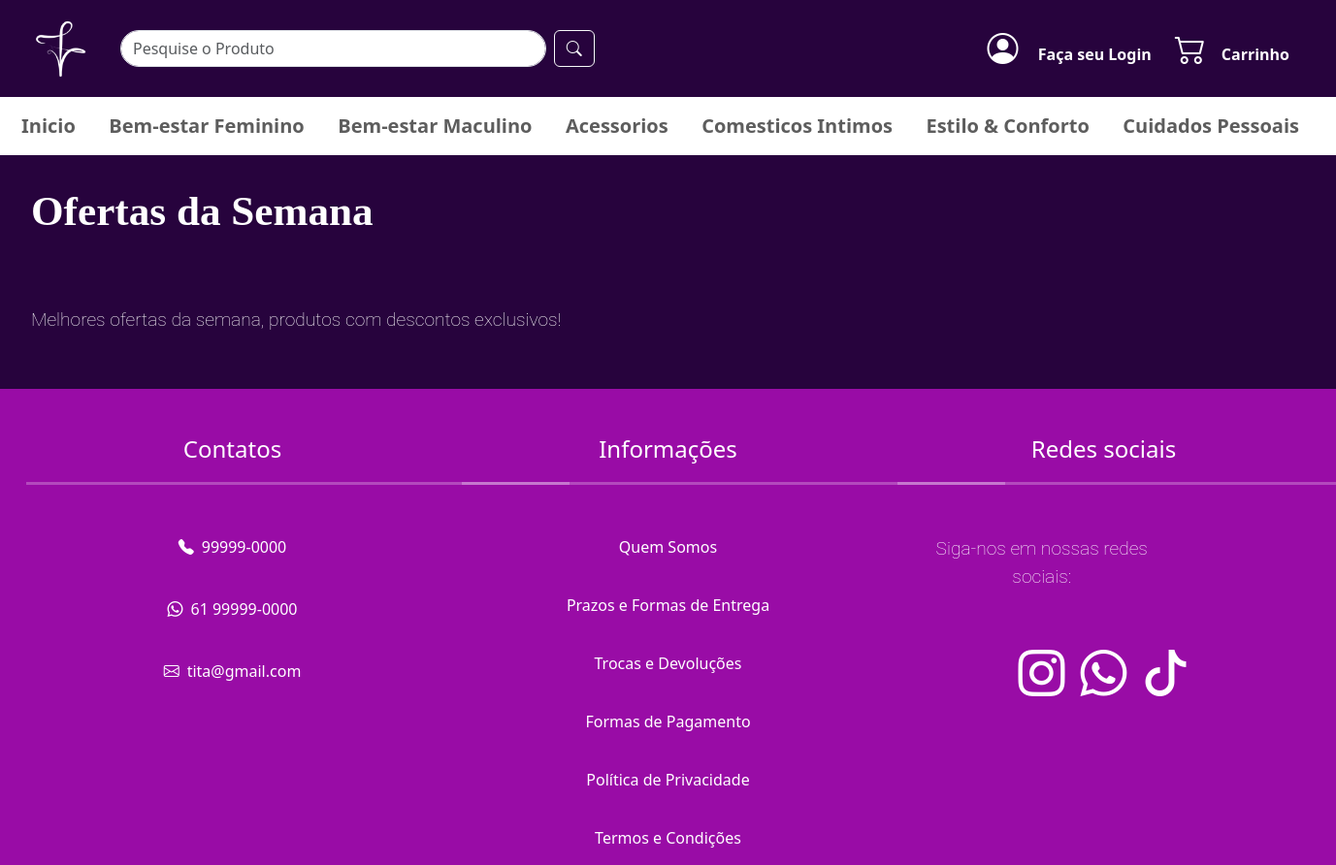
/categoria/ofertasdasemana/, run on an earlier commit of the app's database.
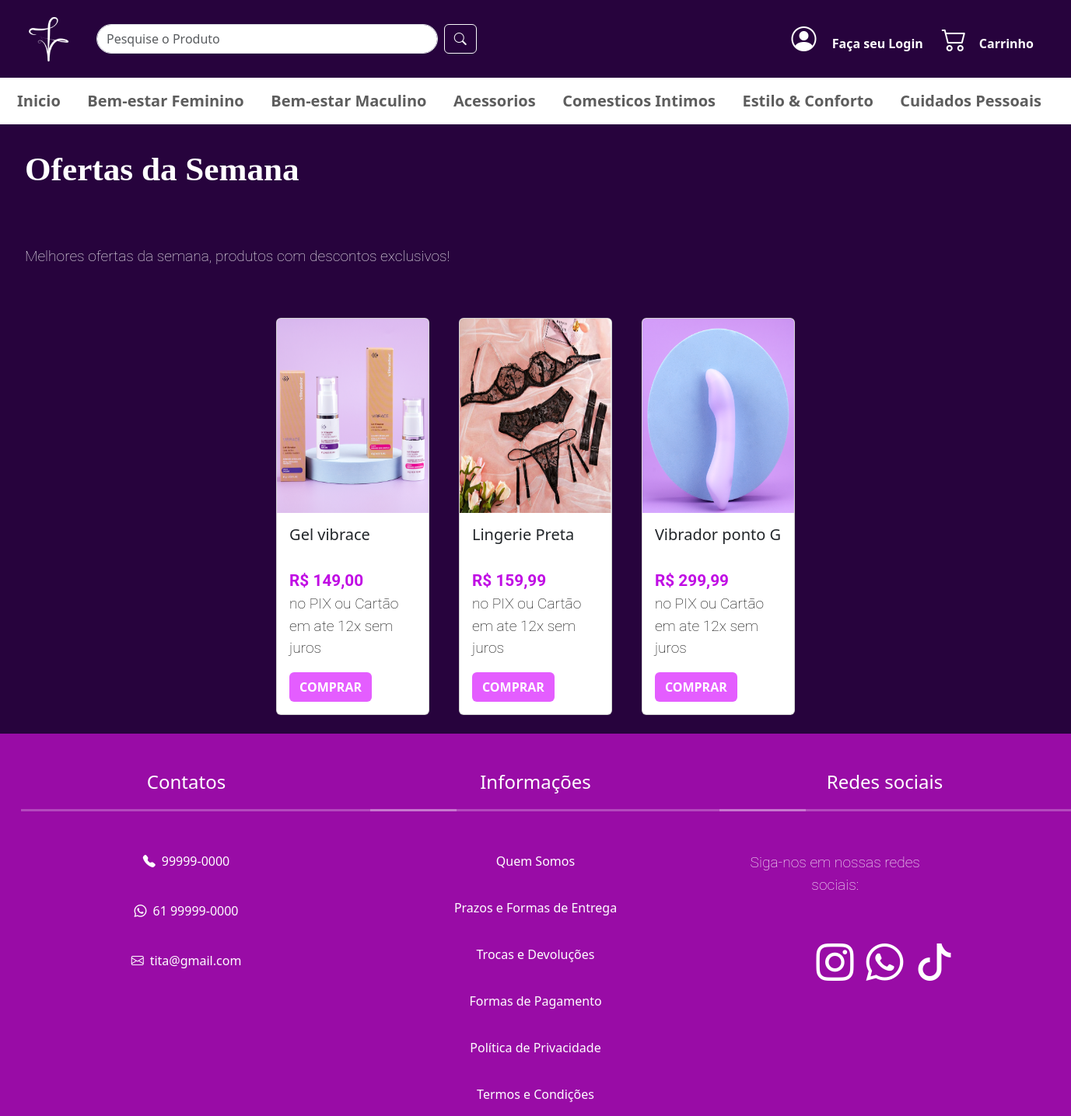
And on a later commit of the database.
### produto/models.py (models this page shows, shortened)
class Produto(models.Model):
    name = models.CharField(max_length=200)
    brand = models.ForeignKey(Brand, on_delete=models.PROTECT, related_name='brand_product')
    category = models.ForeignKey(Category, on_delete=models.PROTECT, related_name='category_product')
    image = models.ImageField(upload_to= 'produtos/')
    description = models.TextField(blank=True, null=True)
    serie_number = models.CharField(max_length=100, blank=True, null=True)
    cost_price = models.DecimalField(max_digits=20, decimal_places=2)
    selling_price = models.DecimalField(max_digits=20, decimal_places=2)
    quantity = models.IntegerField(default=0)
    created_at = models.DateTimeField(auto_now_add=True)
    updated_at = models.DateTimeField(auto_now=True)
    class Meta:
        ordering = ['name']

### categoria/views.py (the view)
# urls.py: path('categoria/ofertasdasemana/', categoria_views.OfertaListView.as_view(), name='oferta_list'),
class OfertaListView(ListView):
   model = Produto
   template_name = '_ofertas.html'
   context_object_name = 'oferta'
   def get_queryset(self):
     categorias = Category.objects.filter(name__in=["ofertasdasemana"])  # Lista de categorias
     return Produto.objects.filter(category__in=categorias)

### categoria/templates/_ofertas.html (shortened to what this page needs)
{% extends 'base.html' %}
{% block content %}
{% load static %}
<h1>Ofertas da Semana</h1>
<p style="text-align: justify;"> Melhores ofertas da semana, produtos com descontos exclusivos!</p>
<div class="container-fluid mt-4 px-5">
    <div class="row justify-content-center" >
      {% for produto in oferta %}
        <div class="col-md-5th p-2">
          <div class="card"  style="width: 90%; margin: 0 auto; display: flex; flex-wrap: wrap; margin-bottom: 1rem;">
            <img src="{{ produto.image.url }}" class="card-img-top" style="width: 100%;" alt="{{ produto.name }}">
            <div class="card-body">
              <h5 class="card-title ">{{ produto.name }}</h5>
              <p class="card-text" style=" padding: 0rem; color: black; width: 100%;" ><span style="font-weight: bold; font-size: 1.3rem; color:rgb(192, 13, 228) ;">R$ {{ produto.selling_price }}</span> no PIX  ou Cartão em ate 12x sem juros</p>
              <a href="{% url 'produto_detalhe' produto.id %}" class="btn text-white" style="background-color: rgb(228, 93, 255); font-weight: bold;">COMPRAR</a>
            </div>
          </div>
        </div>
      {% endfor %}
    </div>
  </div>
{% endblock %}

What changed in the data, as far as the page shows it:
added Produto: image (picture), name "Gel vibrace", selling_price "149,00"
added Produto: image (picture), name "Lingerie Preta", selling_price "159,99"
added Produto: image (picture), name "Vibrador ponto G", selling_price "299,99"
